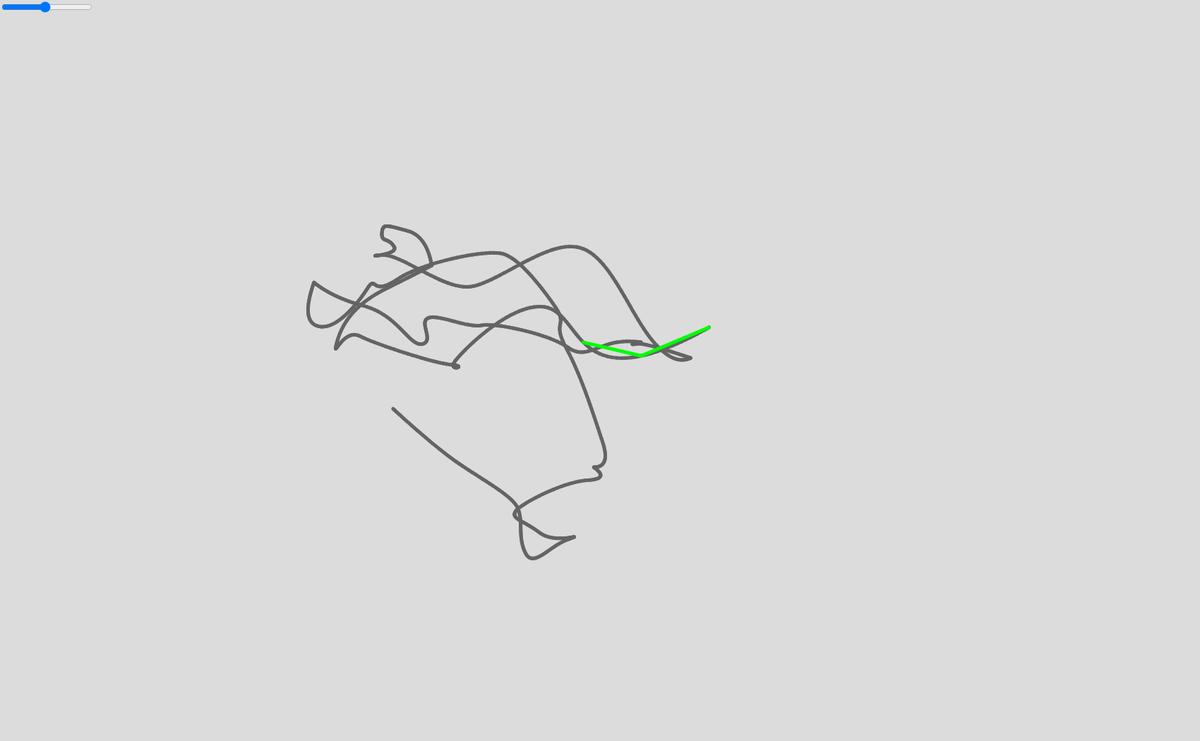
Frame 1 (no input)
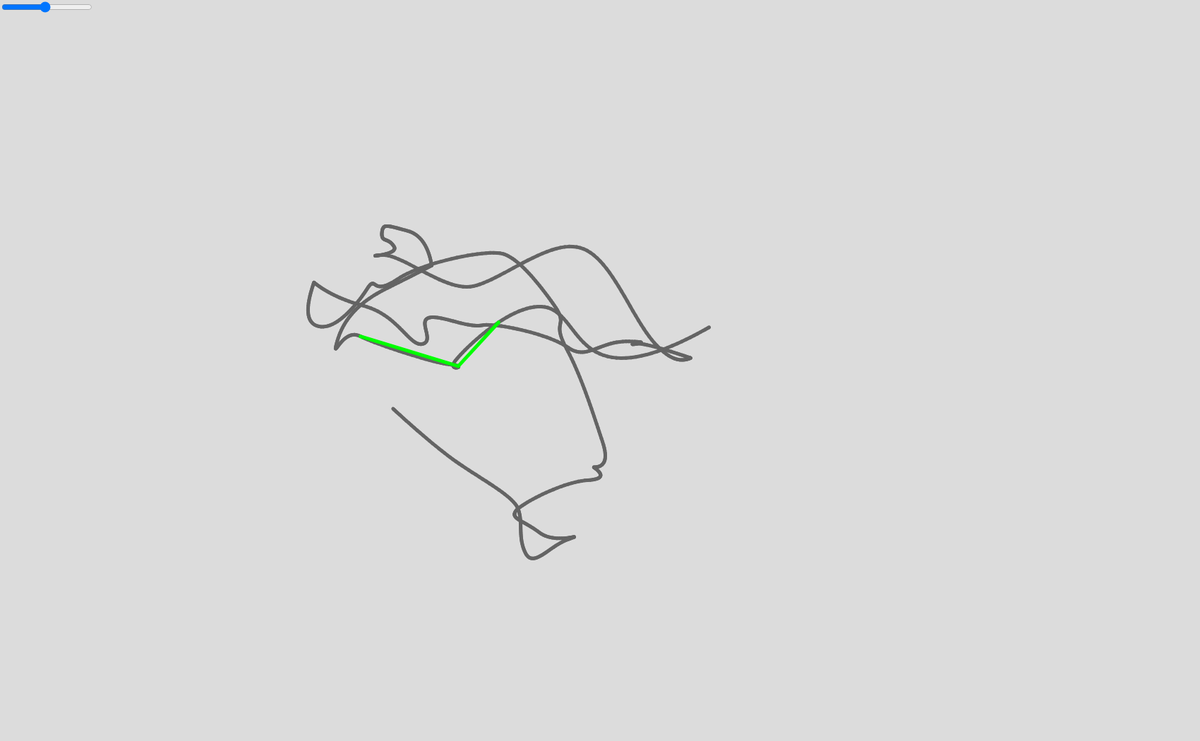
Frame 60 (no input)
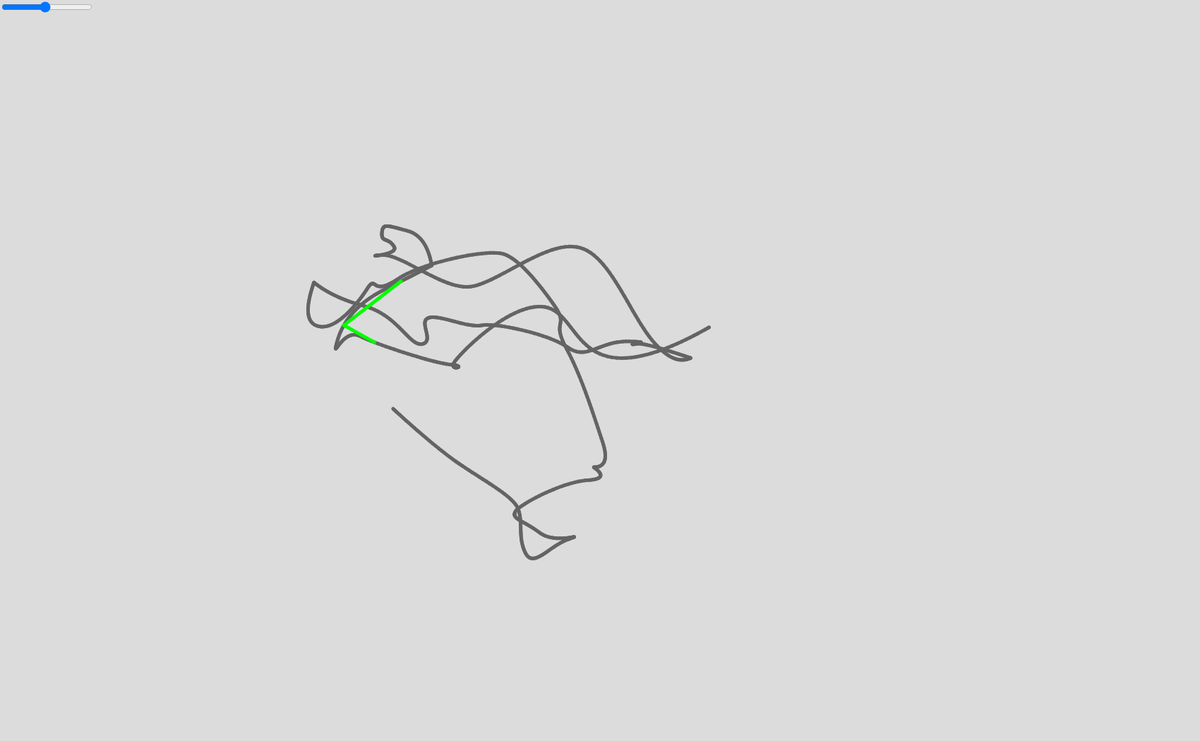
Frame 120 (the mouse pressed at the canvas centre since frame 60)

The p5.js sketch that drew these frames (run headless with seeded random() and noise() and a simulated clock; from frame 60 on, the mouse is pressed at the canvas centre):

// p5.js sketch
// ── sketch.js
let trackWidth = 0.5;
let track;
let trains = [];
let trackLengthSlider;
let trainLength = 10;
let trainSpeed = 1;
let numberOfCars = 2;
function setup() {
  trackLengthSlider = createSlider(100, 2000, 1000, 0);
  trackLengthSlider.position(0,0);
  createCanvas(1700, 1050);
  track = new Track(trackLengthSlider.value(), trackWidth);
  for (let i = 0; i < trainLength * numberOfCars; i += trainLength){
    trains.push(new Train(track.points, trainSpeed, trainLength, i, trackWidth))
    
  }
}

function mousePressed(){
  let fs = fullscreen();
  fullscreen(!fs);
}

function draw() {
  scale(10);
  background(220);
  track.display();
  for (let i = 0; i < trains.length; i++){
    if(trains[i].update()){
      // console.log(1);
      noiseSeed(round(random(10000)));
      track = new Track(trackLengthSlider.value(), trackWidth);
      trains = [];
      for (let i = 0; i < trainLength * numberOfCars; i += trainLength){
    trains.push(new Train(track.points, trainSpeed, trainLength, i, trackWidth))
      }
    }
    if (i > 0){
      trains[i].changeIndex(trains[i-1].endIndex);
    }
    trains[i].display();
  }
}
// ── track.js
class Track {
  constructor(trackLength, trackWidth) {
    this.trackWidth = trackWidth;
    this.points = [];
    this.trackLength = trackLength;
    for (let i = 0; i < this.trackLength; i++) {
      this.points.push(
        createVector(noise(i * 0.005) * 150, noise((i + 1000) * 0.005) * 125)
      );
    }
    //console.log(this.points);
  }
  display() {
   stroke(100);
    for (let i = 1; i < this.points.length; i++) { 
      strokeWeight(this.trackWidth);
      line(this.points[i-1].x, this.points[i-1].y, this.points[i].x, this.points[i].y);
    }
  }
}

// ── train.js
class Train {
  constructor(tracks, speed, length, startingIndex, size) {
    //this.cars = [];
    this.tracks = tracks;
    this.speed = speed;
    this.index = startingIndex;
    this.length = length;
    this.targetLength = this.length;
    this.endIndex = this.index + this.length;
    this.size = size;
  }
  changeIndex(newIndex) {
    this.index = newIndex;
  }
  update() {
    if (
      this.index + this.length + this.speed < this.tracks.length &&
      this.index >= 0
    ) {
      this.index += this.speed;
      //console.log(this.index);
      this.stablizeLength();
      this.endIndex = this.index + this.length;
    }
    if (this.index >= this.tracks.length - (this.length + this.speed)) {
      this.speed *= -1;
      //console.log('is the track number');
    }
    if (this.index <= this.speed * -1 && this.speed < 0) {
      return true;
    }
    return false;
  }
  display() {
    colorMode(RGB);
    stroke(0, 255, 0);
    strokeWeight(this.size);
    if (this.index + this.length < this.tracks.length) {
      line(
        this.tracks[this.index].x,
        this.tracks[this.index].y,
        this.tracks[this.index + this.length].x,
        this.tracks[this.index + this.length].y
      );
    }
  }
  stablizeLength() {
    let currentLength = 0;
    this.length = 0;
    do {
      currentLength += dist(
        this.tracks[this.index + this.length].x,
        this.tracks[this.index + this.length].y,
        this.tracks[this.index + this.length + 1].x,
        this.tracks[this.index + this.length + 1].y
      );
      this.length++;
    } while (
      currentLength < this.targetLength &&
      this.index + this.length < this.tracks.length - 1
    );
    //console.log(this.length);
  }
}
